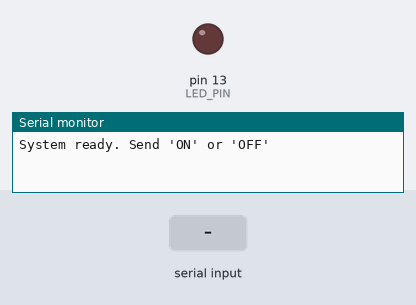
Simulated run of this sketch. Board: Arduino Uno, built with avr-gcc and run on an emulated ATmega328P. Shown: output pins drawn as LEDs (lit = HIGH), the last lines printed to the serial monitor. The inputs (shaded band) are chosen by the test bench.

Above: at 1.2 s.
1.3 s: "ON\n" received over Serial
At 2.5 s:
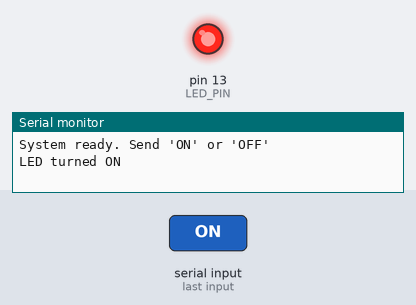
2.8 s: "OFF\n" received over Serial
At 3.8 s:
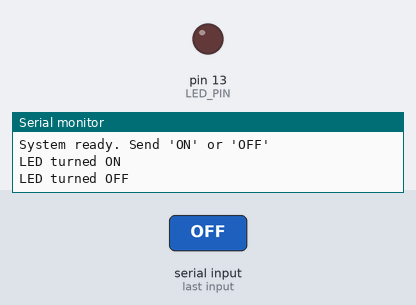
Timing chart, 0 to 5.8 s (numbered marks = the images above; inputs shaded):
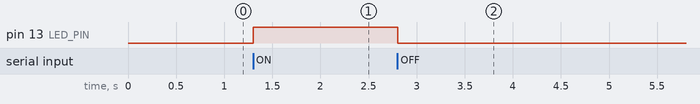

Measured:
- after the input at 1.3 s, pin 13 (LED_PIN): LOW → HIGH at once
- after the input at 2.8 s, pin 13 (LED_PIN): HIGH → LOW at once

The sketch:

sketch.ino
```cpp
#include <Arduino_FreeRTOS.h>
#include <queue.h>

// Configuration
#define LED_PIN 13
#define MAX_CMD_LENGTH 10
#define QUEUE_SIZE 5

// Global variables
QueueHandle_t xCommandQueue;

void setup() {
  Serial.begin(115200);
  pinMode(LED_PIN, OUTPUT);

  // Create queue for commands
  xCommandQueue = xQueueCreate(QUEUE_SIZE, sizeof(char[MAX_CMD_LENGTH]));

  // Create tasks
  xTaskCreate(serialReaderTask,"SerialReader",128,NULL,1,NULL);

  xTaskCreate(commandProcessorTask,"CommandProcessor",128,NULL,1,NULL);

  Serial.println("System ready. Send 'ON' or 'OFF'");
}

void loop() {}

// Task to read serial input
void serialReaderTask(void *pvParameters) {
  char cmd[MAX_CMD_LENGTH];
  uint8_t idx = 0;

  while (1) {
    if (Serial.available()) {
      char c = Serial.read();

      if (c == '\n' || idx >= MAX_CMD_LENGTH - 1) {
        cmd[idx] = '\0'; // Null-terminate
        if (idx > 0) {   // Only send if we got data
          xQueueSend(xCommandQueue, cmd, portMAX_DELAY);
        }
        idx = 0;
      } else if (isAlpha(c)) {
        cmd[idx++] = toupper(c); // Convert to uppercase
      }
    }
    vTaskDelay(10 / portTICK_PERIOD_MS);
  }
}

// Task to process commands
void commandProcessorTask(void *pvParameters) {
  char receivedCmd[MAX_CMD_LENGTH];

  while (1) {
    if (xQueueReceive(xCommandQueue, receivedCmd, portMAX_DELAY) == pdTRUE) {
      if (strcmp(receivedCmd, "ON") == 0) {
        digitalWrite(LED_PIN, HIGH);
        Serial.println("LED turned ON");
      }
      else if (strcmp(receivedCmd, "OFF") == 0) {
        digitalWrite(LED_PIN, LOW);
        Serial.println("LED turned OFF");
      }
      else {
        Serial.println("Unknown command. Send 'ON' or 'OFF'");
      }
    }
  }
}
```
